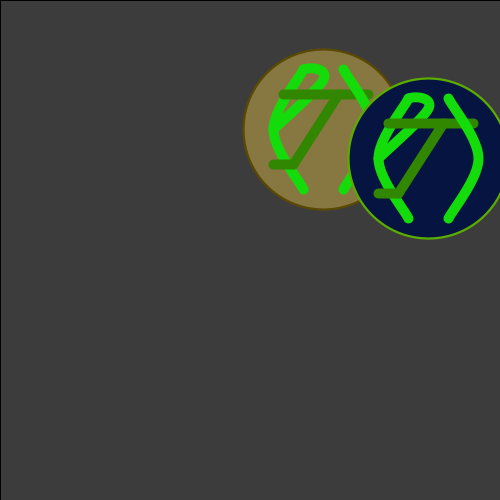
Frame 1 (no input)
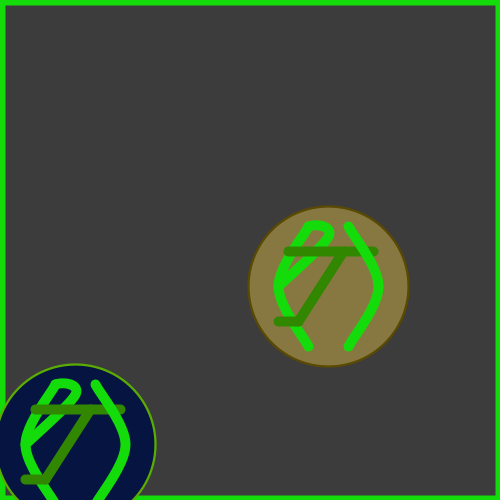
Frame 60 (the mouse pressed at the canvas centre just before this capture)
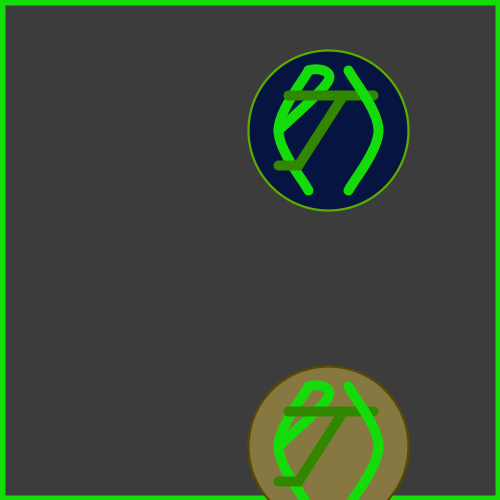
Frame 120 (the mouse held since frame 60 and released just before this capture)

The Processing sketch that drew these frames (run headless with seeded random() and noise(); from frame 60 on, the mouse is pressed at the canvas centre):

// Processing sketch: processing_72187
// ── processing_72187.pde

//Homework Assignment 6
//51257:A
//Copyright 2012 Patrick Clancy pjclancy@andrew.cmu.edu

float x, y, wd, ht, d;
float bex, bey, bexSpeed, beySpeed;
float tex, tey, texSpeed, teySpeed;


void setup( )
{
size(500, 500);
smooth( );
d = 100;
background(20, 40, 90);

x=100;
y=100;
wd=200;
ht=200;

bex= random(width);
bey= random(height);
bexSpeed= random(1, 8);
beySpeed= random(1, 8);

tex = random(width);
tey = random(height);
texSpeed = random(1, 8);
teySpeed = random(1, 8);

}

void draw()
{
  startWindow( );
  initials1( bex, bey, d );
  initials2( tex, tey, d );
  moveInitials1( );
  moveInitials2( );
}

void moveInitials1( )
{
  bex = bex + bexSpeed;
  if (bex > 0)
  {
    bexSpeed = bexSpeed * -.5;
  }
  else if (bex < 0)
  { bexSpeed = bexSpeed * -.5;
  }
  bey = bey + beySpeed;
  if (bey > height)
  {beySpeed = -beySpeed;
  }
  else if (bey < 0)
  {
    beySpeed = -beySpeed;
  }
  
}
void moveInitials2()
{
  tex = tex + texSpeed;
  if (tex > width + 100)
  {
    tex = 0;
  }
 
  tey = tey + teySpeed;
  if (tey > height + 100)
  {
    tey = 0;
  }
}

void mouseMoved( )
{
  x = mouseX;
  y = mouseY;
}
 

void initials1(float x, float y, float d) 
{
//circle 1
stroke(26, 51, 0);
strokeWeight(.50);
fill(165, 235, 85);
ellipseMode( CENTER ); // Circle 1
ellipse( x, y, wd*.5, ht*.5 );
 
stroke(26, 51, 0);
fill(10, 225, 170);
strokeWeight(.50);
ellipseMode( CENTER ); // Circle 2
ellipse( x, y, wd*.75, ht*.75 );
 
fill(135, 120 ,65);
stroke(90,73,0);
strokeWeight(2.25);
ellipseMode( CENTER ); // Circle 3
ellipse( x, y, wd*.8, ht*.8 );

noFill();
stroke(20, 220, 10);
strokeWeight(10);
beginShape(); // P vertical line
curveVertex(x-(.1*wd), y-(.3*ht));
curveVertex(x-(.1*wd), y-(.3*ht));
curveVertex(x-(.25*wd), y);
curveVertex(x-(.1*wd), y+(.3*ht));
curveVertex(x-(.1*wd), y+(.3*ht));
endShape();
 
stroke(20,220,10);
strokeWeight(10);
beginShape(); // P curve
curveVertex(x-(.25*wd), y-(.15*ht));
curveVertex(x-(.1*wd), y-(.3*ht));
curveVertex(x, y-(.25*wd));
curveVertex(x-(.25*wd), y);
curveVertex(x-(.25*wd), y);
endShape();
  
stroke(50,135,0);
strokeWeight(10);
beginShape(); // J top Horizontal line
vertex(x-(.2*wd), y-(.175*ht));
vertex(x+(.225*wd), y-(.175*ht));
endShape();
 
beginShape(); // J bottom line
vertex(x-(.25*wd), y+(.175*ht));
vertex(x-(.15*wd), y+(.175*ht));
endShape();
 
beginShape(); // J vertical line
vertex(x+(.075*wd), y-(.175*ht));
vertex(x-(.15*wd), y+(.175*ht));
endShape();

stroke(20,220,10);
strokeWeight(10);
beginShape(); // C Curve
curveVertex(x+(.1*wd), y-(.3*ht));
curveVertex(x+(.1*wd), y-(.3*ht));
curveVertex(x+(.25*wd), y);
curveVertex(x+(.1*wd), y+(.3*ht));
curveVertex(x+(.1*wd), y+(.3*ht));
endShape();
}

void startWindow()
{
  fill(60, 255);
  rect(0, 0, width, height);
}

void initials2(float x, float y, float d) 
{
//circle 1
stroke(26, 51, 0);
strokeWeight(.50);
fill(15, 35, 85);
ellipseMode( CENTER ); // Circle 1
ellipse( x, y, wd*.5, ht*.5 );
 
stroke(26, 51, 0);
fill(10, 25, 70);
strokeWeight(.50);
ellipseMode( CENTER ); // Circle 2
ellipse( x, y, wd*.75, ht*.75 );
 
fill(5, 20 ,65);
stroke(90,173,0);
strokeWeight(2.25);
ellipseMode( CENTER ); // Circle 3
ellipse( x, y, wd*.8, ht*.8 );

noFill();
stroke(20, 220, 10);
strokeWeight(10);
beginShape(); // P vertical line
curveVertex(x-(.1*wd), y-(.3*ht));
curveVertex(x-(.1*wd), y-(.3*ht));
curveVertex(x-(.25*wd), y);
curveVertex(x-(.1*wd), y+(.3*ht));
curveVertex(x-(.1*wd), y+(.3*ht));
endShape();
 
stroke(20,220,10);
strokeWeight(10);
beginShape(); // P curve
curveVertex(x-(.25*wd), y-(.15*ht));
curveVertex(x-(.1*wd), y-(.3*ht));
curveVertex(x, y-(.25*wd));
curveVertex(x-(.25*wd), y);
curveVertex(x-(.25*wd), y);
endShape();
  
stroke(50,135,0);
strokeWeight(10);
beginShape(); // J top Horizontal line
vertex(x-(.2*wd), y-(.175*ht));
vertex(x+(.225*wd), y-(.175*ht));
endShape();
 
beginShape(); // J bottom line
vertex(x-(.25*wd), y+(.175*ht));
vertex(x-(.15*wd), y+(.175*ht));
endShape();
 
beginShape(); // J vertical line
vertex(x+(.075*wd), y-(.175*ht));
vertex(x-(.15*wd), y+(.175*ht));
endShape();

stroke(20,220,10);
strokeWeight(10);
beginShape(); // C Curve
curveVertex(x+(.1*wd), y-(.3*ht));
curveVertex(x+(.1*wd), y-(.3*ht));
curveVertex(x+(.25*wd), y);
curveVertex(x+(.1*wd), y+(.3*ht));
curveVertex(x+(.1*wd), y+(.3*ht));
endShape();
}

void keyPressed()
{
if (keyCode == ENTER)
  {
     bex = random(width);
  bey = random(height);
  bexSpeed = random(1,8);
  beySpeed = random(1,8);
   
  tex = random(width);
  tey = random(height);
  teySpeed = random(1,8);
  teySpeed = random(1,8);
  }
}


//saveframe("hw6.jpeg");
